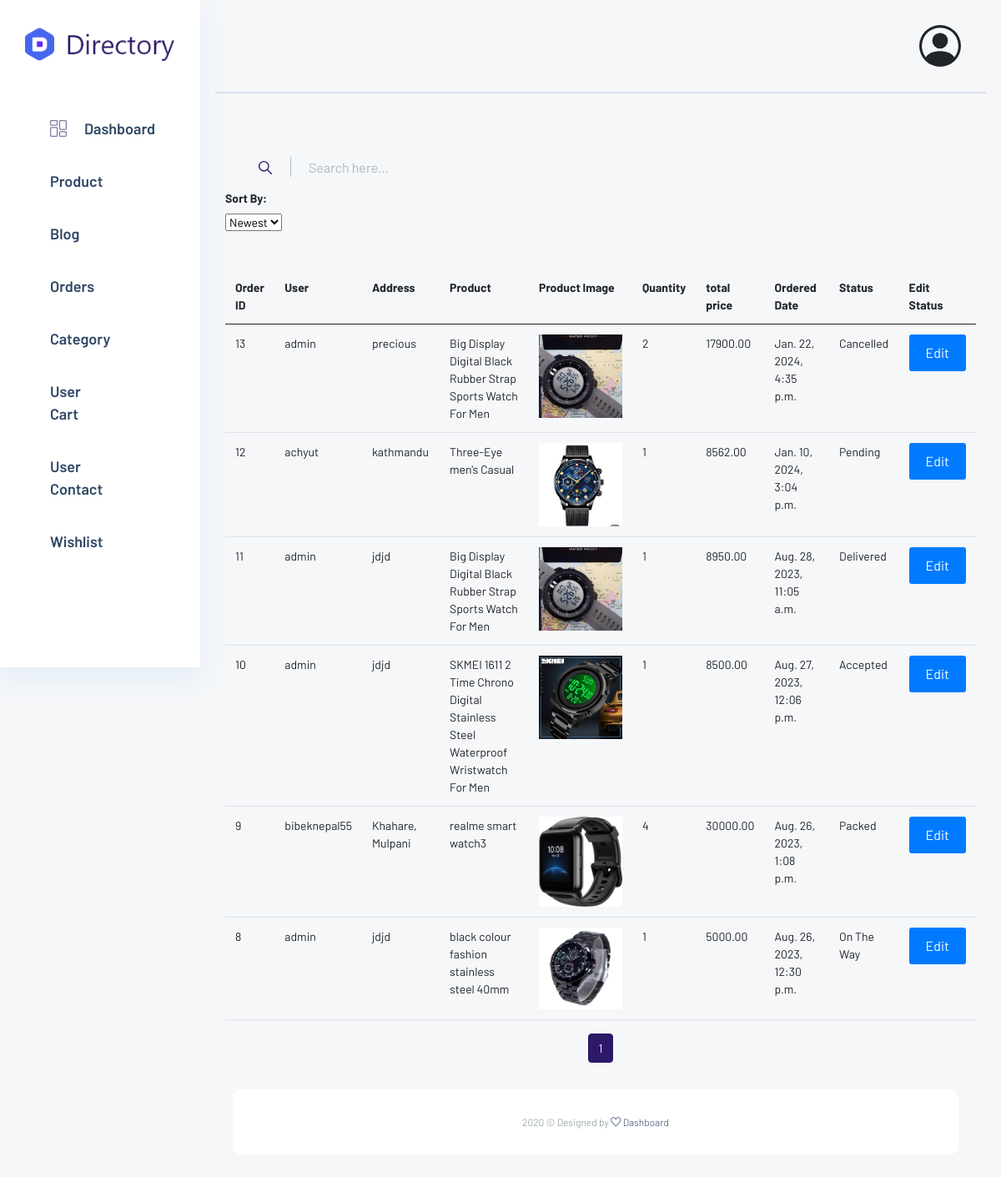
Page /app2/orders/ (signed in) on the committed database.
### app/models.py (models this page shows, shortened)
class Order(models.Model):
    user = models.ForeignKey(User, verbose_name="User", on_delete=models.CASCADE)
    address = models.ForeignKey(Address, verbose_name="Shipping Address", on_delete=models.CASCADE)
    product = models.ForeignKey(Product, verbose_name="Product", on_delete=models.CASCADE)
    quantity = models.PositiveIntegerField(verbose_name="Quantity")
    ordered_date = models.DateTimeField(auto_now_add=True, verbose_name="Ordered Date")
    price = models.DecimalField(max_digits=8, decimal_places=2)
    status = models.CharField(
        choices=STATUS_CHOICES,
        max_length=50,
        default="Pending"
        )

class Address(models.Model):
    user = models.ForeignKey(User, verbose_name="User", on_delete=models.CASCADE)
    locality = models.CharField(max_length=150, verbose_name="Nearest Location")
    city = models.CharField(max_length=150, verbose_name="City")
    state = models.CharField(max_length=150, verbose_name="State")
    def __str__(self):
        return self.locality

class Product(models.Model):
    GENDER_CHOICES = (
        ('Men', 'Men'),
        ('Women', 'Women'),
        ('Unisex', 'Unisex'),
    )
    title = models.CharField(max_length=150, verbose_name="Product Title")
    slug = models.SlugField(max_length=160, verbose_name="Product Slug")
    sku = models.CharField(max_length=255, unique=True, verbose_name="Unique Product ID (SKU)")
    gender = models.CharField(max_length=10, choices=GENDER_CHOICES, default='Unisex')
    gender_slug = models.SlugField(max_length=10, editable=False)
    short_description = models.TextField(verbose_name="Short Description")
    detail_description = RichTextField()
    product_image = models.ImageField(upload_to='product',  null=True, verbose_name="Product Image")
    price = models.DecimalField(max_digits=8, decimal_places=2)
    category = models.ForeignKey(Category, verbose_name="Product Categoy", on_delete=models.DO_NOTHING)
    is_active = models.BooleanField()
    is_featured = models.BooleanField()
    created_at = models.DateTimeField(auto_now_add=True, verbose_name="Created Date")
    updated_at = models.DateTimeField(auto_now=True, verbose_name="Updated Date")
    class Meta:
        verbose_name_plural = 'Products'
        ordering = ('-created_at', )
    def __str__(self):
        return self.title

### app2/views.py (the view)
# urls.py: path('orders/', views.OrderListView.as_view(), name='order_list'),
@method_decorator([login_required(login_url='app2:app2login'), superadmin_required], name='dispatch')
class OrderListView(View):
    def get(self, request):
        latest_orders = Order.objects.order_by('-ordered_date')
        paginator = Paginator(latest_orders, 10)  # 10 items per page
        page_number = request.GET.get('page', 1)  # Default to page 1
        page = paginator.get_page(page_number)
        return render(request, 'app2/order_list.html', {'page': page})

### app/context_preprocessors.py (called while the page is built)
def store_menu(request):
    categories = Category.objects.filter(is_active=True)
    context = {
        'categories_menu': categories,
    }
    return context

def cart_menu(request):
    if request.user.is_authenticated:
        cart_items= Cart.objects.filter(user=request.user)
        context = {
            'cart_items': cart_items,
        }
    else:
        context = {}
    return context

def wishlist_count(request):
    if request.user.is_authenticated:
        wishlist_items = WishlistItem.objects.filter(user=request.user)
        wishlist_count = wishlist_items.count()
    else:
        wishlist_count = 0
    return {'wishlist_count': wishlist_count}

def social_links(request):
    links = SocialMediaLink.objects.all()
    return {'social_media_links': links}

def contact_info(request):
    contact_info = ContactInfo.objects.first()
    return {'contact_info': contact_info}

### app2/context_preprocessors.py (called while the page is built)
def user_info(request):
    user = request.user
    return {'user_info': user}

### app2/templates/app2/order_list.html (shortened to what this page needs)
{% extends 'app2/base.html' %}
{% load static %}
{% block content %}
<div class="main_content_iner">
    <div class="container-fluid p-0 sm_padding_15px">
        <div class="row justify-content-center">
            <div class="col-12">
                <div class="serach_field-area">
                    <div class="search_inner">
                        <form method="get" action="{% url 'app2:order_list' %}">
                            <div class="search_field">
                                <input type="text" name="q" value="{{ request.GET.q }}" placeholder="Search here...">
                            </div>
                            <button type="submit"> <img src="{% static 'app2/img/icon/icon_search.svg' %}" alt>
                            </button>
                        </form>
                    </div>
                </div>
                <div class="sort_area">
                    <form method="get" action="{% url 'app2:order_list' %}">
                        <div class="form-group">
                            <label for="sort_by">Sort By:</label>
                            <select name="sort_by" id="sort_by" onchange="this.form.submit()">
                                <option value="-ordered_date" {% if request.GET.sort_by == '-ordered_date' %}selected{% endif %}>Newest</option>
                            </select>
                        </div>
                    </form>
                </div>
                <div class="table-responsive">
                    <table class="table">
                        <thead>
                            <tr>
                                <th>Order ID</th>
                                <th>User</th>
                                <th>Address</th>
                                <th>Product</th>
                                <th>Product Image</th>
                                <th>Quantity</th>
                                <th>total price</th>
                                <th>Ordered Date</th>
                                <th>Status</th>
                                <th>Edit Status</th>
                            </tr>
                        </thead>
                        <tbody>
                            {% for order in page %}
                            <tr>
                                <td>{{ order.id }}</td>
                                <td>{{ order.user }}</td>
                                <td>{{ order.address }}</td>
                                <td>{{ order.product }}</td>
                                <td><img src="{{ order.product.product_image.url }}" alt="{{ order.product.title }}" width="100"></td>
                                <td>{{ order.quantity }}</td>
                                <td>{{order.price}}</td>
                                <td>{{ order.ordered_date }}</td>
                                <td>{{ order.status }}</td>
                                <td><a href="{% url 'app2:order_detail' order.id %}" class="btn btn-primary">Edit</a></td>
                            </tr>
                            {% endfor %}
                        </tbody>
                    </table>
                </div>
                <div class="pagination_area">
                    <nav aria-label="Page navigation example">
                        <ul class="pagination justify-content-center">
                            <li class="page-item active"><a class="page-link" href="?page={{ page.number }}">{{ page.number }}</a></li>
                        </ul>
                    </nav>
                </div>
            </div>
        </div>
    </div>
</div>
{% endblock %}

### app2/static/app2/css/colors/default.css (style rules this page uses)
.form-group { margin-bottom: 25px; }
label { font-weight: bold; display: block; margin-bottom: 8px; }
input[type="text"], textarea { width: 100%; padding: 10px; border: 1px solid #ccc; border-radius: 3px; box-sizing: border-box; background-color: #fff; }
.btn-primary { background-color: #007bff; border: none; padding: 10px 20px; color: #fff; border-radius: 3px; cursor: pointer; transition: background-color 0.3s; }
.sort_area { display: flex; justify-content: space-between; align-items: center; margin-bottom: 20px; }
.sort_area form { display: flex; align-items: center; }
.sort_area label { margin-right: 5px; }

### rows in the picture
Order: id "13", user "admin", address "precious", product "Big Display Digital Black Rubber Strap Sports Watch For Men", product.product_image (picture), quantity "2", price "17900.00", ordered_date "Jan. 22, 2024, 4:35 p.m.", status "Cancelled"
Order: id "12", user "achyut", address "kathmandu", product "Three-Eye men's Casual", product.product_image (picture), quantity "1", price "8562.00", ordered_date "Jan. 10, 2024, 3:04 p.m.", status "Pending"
Order: id "11", user "admin", address "jdjd", product "Big Display Digital Black Rubber Strap Sports Watch For Men", product.product_image (picture), quantity "1", price "8950.00", ordered_date "Aug. 28, 2023, 11:05 a.m.", status "Delivered"
Order: id "10", user "admin", address "jdjd", product "SKMEI 1611 2 Time Chrono Digital Stainless Steel Waterproof Wristwatch For Men", product.product_image (picture), quantity "1", price "8500.00", ordered_date "Aug. 27, 2023, 12:06 p.m.", status "Accepted"
Order: id "9", user "bibeknepal55", address "Khahare, Mulpani", product "realme smart watch3", product.product_image (picture), quantity "4", price "30000.00", ordered_date "Aug. 26, 2023, 1:08 p.m.", status "Packed"
Order: id "8", user "admin", address "jdjd", product "black colour fashion stainless steel 40mm", product.product_image (picture), quantity "1", price "5000.00", ordered_date "Aug. 26, 2023, 12:30 p.m.", status "On The Way"

### other values in the picture
{{ page.number }} "1"
